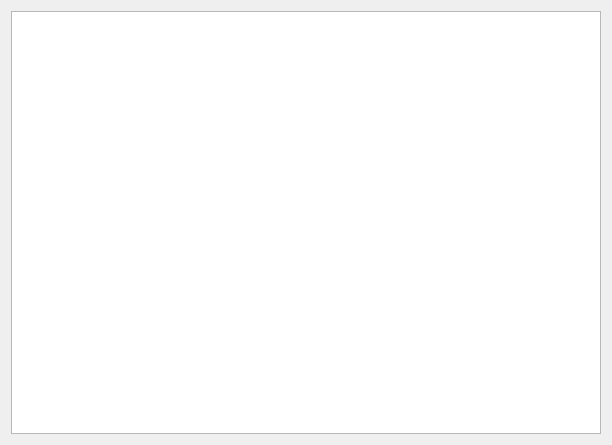
<?xml version="1.0" encoding="UTF-8"?>
<ui version="4.0">
 <class>StartLightGui</class>
 <widget class="QMainWindow" name="StartLightGui">
  <property name="geometry">
   <rect>
    <x>0</x>
    <y>0</y>
    <width>612</width>
    <height>445</height>
   </rect>
  </property>
  <property name="windowTitle">
   <string>StartLight</string>
  </property>
  <widget class="QWidget" name="centralWidget">
   <layout class="QVBoxLayout" name="verticalLayout">
    <item>
     <widget class="QGraphicsView" name="graphicsView"/>
    </item>
   </layout>
  </widget>
  <action name="actionAbout">
   <property name="text">
    <string>&amp;About</string>
   </property>
   <property name="toolTip">
    <string>About program</string>
   </property>
   <property name="shortcut">
    <string>Alt+A</string>
   </property>
  </action>
  <action name="actionAboutQt">
   <property name="text">
    <string>About Qt</string>
   </property>
  </action>
  <action name="actionConnect">
   <property name="icon">
    <iconset>
     <normaloff>:/images/connect.png</normaloff>:/images/connect.png</iconset>
   </property>
   <property name="text">
    <string>C&amp;onnect</string>
   </property>
   <property name="toolTip">
    <string>Connect to serial port</string>
   </property>
   <property name="shortcut">
    <string>Ctrl+O</string>
   </property>
  </action>
  <action name="actionDisconnect">
   <property name="icon">
    <iconset>
     <normaloff>:/images/disconnect.png</normaloff>:/images/disconnect.png</iconset>
   </property>
   <property name="text">
    <string>&amp;Disconnect</string>
   </property>
   <property name="toolTip">
    <string>Disconnect from serial port</string>
   </property>
   <property name="shortcut">
    <string>Ctrl+D</string>
   </property>
  </action>
  <action name="actionConfigure">
   <property name="icon">
    <iconset>
     <normaloff>:/images/settings.png</normaloff>:/images/settings.png</iconset>
   </property>
   <property name="text">
    <string>&amp;Configure</string>
   </property>
   <property name="toolTip">
    <string>Configure serial port</string>
   </property>
   <property name="shortcut">
    <string>Alt+C</string>
   </property>
  </action>
  <action name="actionClear">
   <property name="icon">
    <iconset>
     <normaloff>:/images/clear.png</normaloff>:/images/clear.png</iconset>
   </property>
   <property name="text">
    <string>C&amp;lear</string>
   </property>
   <property name="toolTip">
    <string>Clear data</string>
   </property>
   <property name="shortcut">
    <string>Alt+L</string>
   </property>
  </action>
  <action name="actionQuit">
   <property name="icon">
    <iconset>
     <normaloff>:/images/application-exit.png</normaloff>:/images/application-exit.png</iconset>
   </property>
   <property name="text">
    <string>&amp;Quit</string>
   </property>
   <property name="shortcut">
    <string>Ctrl+Q</string>
   </property>
  </action>
 </widget>
 <layoutdefault spacing="6" margin="11"/>
 <resources>
  <include location="startlight.qrc"/>
 </resources>
 <connections/>
</ui>
